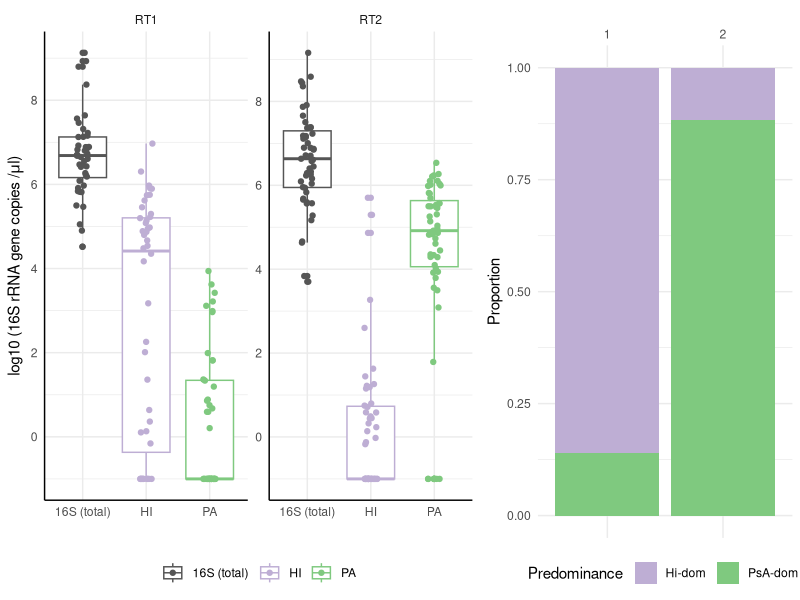

Recreate this plot in R. (Note: this script raises an error after producing the figure.)
library(tidyr)
library(ggplot2)
library(dplyr)
library(ggpubr)
library(ggrepel)

setwd("c:/Users/mmaca/Code/git/BE-Resistome/Analysis/")
#Load data
qPCR <-read.csv("../Data/R_input_files/qPCR_data.csv") %>%
  as_tibble()

long_qPCR <- gather(qPCR, key = "Copies", value = "Value", PA_qPCR, HI_qPCR, X16S_copies)

long_qPCR$Value_log <- log10(long_qPCR$Value + 0.1)

long_qPCR$Copies<- factor(long_qPCR$Copies, levels = c("X16S_copies", "HI_qPCR", "PA_qPCR"))

qPCR_plot <-ggplot(long_qPCR, aes(x = Copies, y = Value_log, color = Copies)) +
  geom_boxplot() + 
  scale_color_manual(values = c("HI_qPCR" = "#BEAED4", "PA_qPCR" = "#7FC97F","X16S_copies" = "#555555" ), labels = c("HI_qPCR" = "HI", "PA_qPCR" = "PA", "X16S_copies" = "16S (total)"))+
  geom_jitter(width = 0.1) + # You can change the type of plot based on your preference
  scale_y_continuous(breaks = c(0, 2, 4, 6, 8,10))+
  facet_wrap(~ RT_group, scales = "free_y", labeller = labeller(RT_group = c("1" = "RT1", "2" = "RT2")))+
  labs(x = "", y = expression(paste("log10 (16S rRNA gene copies /", mu, "l)"))) +
  #scale_y_log10() +  # Add this line to set the y-axis to log scale
  theme_minimal()+
  theme(axis.line = element_line(size = 0.5, colour = "black"))+
  scale_x_discrete(labels = c("16S (total)", "HI", "PA"))+
  guides(
    color = guide_legend(
      title = NULL)) 

# qPCR_plot + stat_compare_means(
#   aes(group = RT_group),
#   comparisons = list(c("HI_qPCR", "PA_qPCR")),
#   method = "wilcox.test",
#   label = "p.signif",  # Use "p.signif" to display significance stars
#   test.adj = "bonferroni",
#   position = "identity",
#   vjust = -0.5
# )


# Calculate predominance based on which value is higher
df <- qPCR[!grepl("GREEK", qPCR$Sample.Name, ignore.case = TRUE), ] %>%
  mutate(Predominance = ifelse(PA_qPCR > HI_qPCR, "PA_qPCR", "HI_qPCR"))

table(df$RT_group, df$Predominance)

# Calculate predominance based on which value is higher
df <- df %>%
  mutate(Predominance = ifelse(PA_qPCR > HI_qPCR, "PsA-dom", "Hi-dom"))

filtered_df <- df %>%
  filter(RT_group %in% c("1", "2"))

# Calculate proportions within each group
proportions_df <- filtered_df %>%
  group_by(RT_group, Predominance) %>%
  summarise(Count = n()) %>%
  ungroup() %>%
  group_by(RT_group) %>%
  mutate(Proportion = Count / sum(Count))

qPCR_prop<- ggplot(proportions_df, aes(x = as.factor(RT_group), y = Proportion, fill = Predominance)) +
  geom_bar(stat = "identity") +
  labs(x = "", y = "Proportion", fill = "Predominance") +
  scale_fill_manual(values = c("PsA-dom" = "#7FC97F", "Hi-dom" = "#BEAED4")) +
  scale_x_discrete(position = "top") +
  theme_minimal()


combined_plot <- ggarrange(qPCR_plot, qPCR_prop, ncol = 2, #labels = "AUTO",
                           common.legend = FALSE,
                           legend = "bottom", widths = c(1.5, 1))

pdf(file = "../Data/R_output_files/Fig_E9.pdf",   # The directory you want to save the file in
    width = 10, # The width of the plot in inches
    height = 6)
combined_plot
dev.off()


#Load data
qPCR <-read.csv("../Data/R_input_files/qPCR_data_R.csv") %>%
  as_tibble()

qPCR_2 <- qPCR[grepl("GREEK", qPCR$Sample.Name, ignore.case = TRUE), ]

long_qPCR_2 <- gather(qPCR_2, key = "Copies", value = "Value", PA_qPCR, HI_qPCR, X16S_copies)

long_qPCR_2$Value_log <- log10(long_qPCR_2$Value + 1)

long_qPCR_2$Copies<- factor(long_qPCR_2$Copies, levels = c("X16S_copies", "HI_qPCR", "PA_qPCR"))
long_qPCR_2$Time.point<- factor(long_qPCR_2$Time.point, levels = c("Pre", "Post"))

qPCR_plot_PA_erd <-ggplot(long_qPCR_2[which(long_qPCR_2$Copies == "PA_qPCR"),], aes(x = Time.point, y = Value_log)) +
  geom_boxplot(outlier.shape = NA, fill = "#7FC97F")+ 
  geom_line(aes(group = Patient))+ 
  geom_point() + # You can change the type of plot based on your preference
  #facet_wrap(~ Copies, scales = "free_y", labeller = labeller(RT_group = c("1" = "RT1", "2" = "RT2")))+
  labs(x = "", y = expression(paste("log10 (16S P.aeruginosa rRNA gene copies /", mu, "l)"))) +  scale_x_discrete(labels = c("Pre", "Post"))+
  scale_y_continuous(breaks = c(0, 1, 2, 3, 4,5,6))+
  #scale_y_log10() +  # Add this line to set the y-axis to log scale
  theme(
    strip.background = element_rect(
      color="white", fill="white", size=1, linetype="solid"),
    strip.text.x = element_blank(),
    panel.background = element_rect(fill = NA),
    axis.line = element_line(size = 0.5, colour = "black"))

wilcox_result<-
wilcox.test(long_qPCR_2[which(long_qPCR_2$Copies== "PA_qPCR"),]$Value~long_qPCR_2[which(long_qPCR_2$Copies== "PA_qPCR"),]$Time.point, paired = TRUE, alternative = "two.sided")

pdf(file = "../Data/R_output_files/Fig_E7.pdf",   # The directory you want to save the file in
    width = 10, # The width of the plot in inches
    height = 6)
combined_plot
dev.off()

pdf(file = "../Data/R_output_files/Figure_E11.pdf",   # The directory you want to save the file in
    width = 4, # The width of the plot in inches
    height = 4)
qPCR_plot_PA_erd
dev.off()









